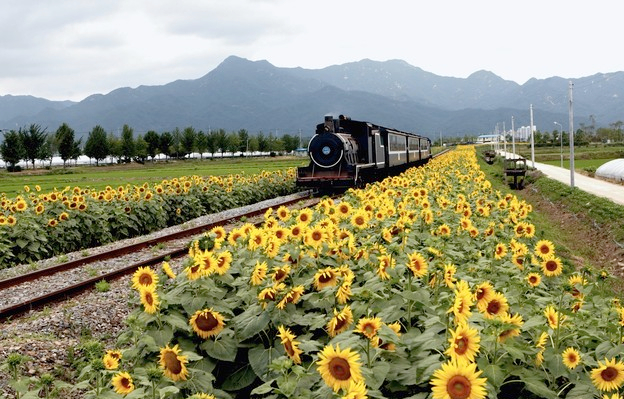
#> input picture hw5_release/train.jpg, 624 x 399 px; the run also reads 1 picture not shown here
$ jupyter execute --allow-errors hw5.ipynb   (shell and % lines are left out)   (older library calls are emulated)
#> lines starting #> are read from the running program, lines starting #| are printed output that depends on the picture
### hw5_release/segmentation.py
"""
CS131 - Computer Vision: Foundations and Applications
Assignment 5
Author: Donsuk Lee (donlee90@stanford.edu)
Date created: 09/2017
Last modified: 09/25/2018
Python Version: 3.5+
"""

import numpy as np
import random
from scipy.spatial.distance import squareform, pdist
from skimage.util import img_as_float
from tqdm import tqdm

### Clustering Methods
def kmeans(features, k, num_iters=100):
    """ Use kmeans algorithm to group features into k clusters.

    K-Means algorithm can be broken down into following steps:
        1. Randomly initialize cluster centers
        2. Assign each point to the closest center
        3. Compute new center of each cluster
        4. Stop if cluster assignments did not change
        5. Go to step 2

    Args:
        features - Array of N features vectors. Each row represents a feature
            vector.
        k - Number of clusters to form.
        num_iters - Maximum number of iterations the algorithm will run.

    Returns:
        assignments - Array representing cluster assignment of each point.
            (e.g. i-th point is assigned to cluster assignments[i])
    """

    N, D = features.shape

    assert N >= k, 'Number of clusters cannot be greater than number of points'

    # Randomly initalize cluster centers
    idxs = np.random.choice(N, size=k, replace=False)
    centers = features[idxs]
    assignments = np.zeros(N, dtype=np.uint32)

    for n in (range(num_iters)):
        ### YOUR CODE HERE
        # for each point i, assign it to the minimum of the sum of distance to each center
        for i in range(N):
            assignments[i] = np.argmin(np.sum((features[i] - centers)**2, axis=1))

        # find new means - go through assignment
        old_centers = np.copy(centers)

        # for each center j, update as mean of the features with assignment as j
        for j in range(k):
            centers[j] = np.mean(features[assignments == j], axis=0)

        if np.allclose(old_centers,centers):
            break


        ### END YOUR CODE

    return assignments

def kmeans_fast(features, k, num_iters=100):
    """ Use kmeans algorithm to group features into k clusters.

    This function makes use of numpy functions and broadcasting to speed up the
    first part(cluster assignment) of kmeans algorithm.

    Hints
    - You may find np.repeat and np.argmin useful

    Args:
        features - Array of N features vectors. Each row represents a feature
            vector.
        k - Number of clusters to form.
        num_iters - Maximum number of iterations the algorithm will run.

    Returns:
        assignments - Array representing cluster assignment of each point.
            (e.g. i-th point is assigned to cluster assignments[i])
    """

    N, D = features.shape

    assert N >= k, 'Number of clusters cannot be greater than number of points'

    # Randomly initalize cluster centers
    idxs = np.random.choice(N, size=k, replace=False)
    centers = features[idxs]
    assignments = np.zeros(N, dtype=np.uint32)

    # duplicate each feature in place k times
    f_tiled = np.repeat(features,k,axis=0)
    for n in (range(num_iters)):
        ### YOUR CODE HERE
        # tile the centers to match the shape
        c_tmp = np.tile(centers, (N,1))
        sums = np.sum((f_tiled - c_tmp)**2, axis=1).reshape(-1,k) # sum the columns in eachrow
        assignments = np.argmin(sums, axis=1)

        # find new means - go through assignment
        old_centers = np.copy(centers)

        # for each center j, update as mean of the features with assignment as j
        for j in range(k):
            centers[j] = np.mean(features[assignments == j], axis=0)

        if np.allclose(old_centers,centers):
            break


        ### END YOUR CODE

    return assignments


def hierarchical_clustering(features, k):
    """ Run the hierarchical agglomerative clustering algorithm.

    The algorithm is conceptually simple:

    Assign each point to its own cluster
    While the number of clusters is greater than k:
        Compute the distance between all pairs of clusters
        Merge the pair of clusters that are closest to each other

    We will use Euclidean distance to define distance between clusters.

    Recomputing the centroids of all clusters and the distances between all
    pairs of centroids at each step of the loop would be very slow. Thankfully
    most of the distances and centroids remain the same in successive
    iterations of the outer loop; therefore we can speed up the computation by
    only recomputing the centroid and distances for the new merged cluster.

    Even with this trick, this algorithm will consume a lot of memory and run
    very slowly when clustering large set of points. In practice, you probably
    do not want to use this algorithm to cluster more than 10,000 points.

    Args:
        features - Array of N features vectors. Each row represents a feature
            vector.
        k - Number of clusters to form.

    Returns:
        assignments - Array representing cluster assignment of each point.
            (e.g. i-th point is assigned to cluster assignments[i])
    """


    N, D = features.shape

    assert N >= k, 'Number of clusters cannot be greater than number of points'

    # Assign each point to its own cluster
    assignments = np.arange(N, dtype=np.uint32)
    centers = np.copy(features)
    n_clusters = N

    while n_clusters > k:
        ### YOUR CODE HERE
        # find the two closest centers
        dists = squareform(pdist(centers))
        dists[dists==0.0] = 1e10

        min_val = np.argmin(dists)
        min_i = min_val // n_clusters
        min_j = min_val - min_i * n_clusters
        if min_i > min_j:
            min_i,min_j = min_j,min_i

        # make them the same cluster, and since were removing the jth cluster, scale down the ones after it by 1
        assignments[assignments == min_j] = min_i
        assignments[assignments > min_j] -= 1

        # delete the jth center (row)
        centers = np.delete(centers, min_j, axis = 0)
        centers[min_i] = np.mean(features[assignments == min_i], axis = 0)
        n_clusters -= 1

        ### END YOUR CODE

    return assignments


### Pixel-Level Features
def color_features(img):
    """ Represents a pixel by its color.

    Args:
        img - array of shape (H, W, C)

    Returns:
        features - array of (H * W, C)
    """
    H, W, C = img.shape
    img = img_as_float(img)
    features = np.zeros((H*W, C))

    ### YOUR CODE HERE
    features = img.reshape(H*W, C)
    ### END YOUR CODE

    return features

def color_position_features(img):
    """ Represents a pixel by its color and position.

    Combine pixel's RGB value and xy coordinates into a feature vector.
    i.e. for a pixel of color (r, g, b) located at position (x, y) in the
    image. its feature vector would be (r, g, b, x, y).

    Don't forget to normalize features.

    Hints
    - You may find np.mgrid and np.dstack useful
    - You may use np.mean and np.std

    Args:
        img - array of shape (H, W, C)

    Returns:
        features - array of (H * W, C+2)
    """
    H, W, C = img.shape
    color = img_as_float(img)
    features = np.zeros((H*W, C+2))

    ### YOUR CODE HERE
    # we want to have colors C and a column of X,s and a column of Ys
    features[:,0:C] = img.reshape(H*W,C)

    # can use
    # locations = np.dstack(np.mgrid[0 : H, 0 : W]).reshape((H * W, 2))
    Hs = img_as_float(np.repeat(np.arange(H), W).reshape(H*W))
    Ws = img_as_float(np.tile(np.arange(W), H).reshape(H*W))

    # can use if we first change shape of features to have depth C
    #features = np.concatenate((features, Hs[:,None], Ws[:,None]), axis=1)
    features[:,C] = Hs
    features[:,C+1] = Ws

    features = (features - np.mean(features,axis=0)) / np.std(features,axis=0)

    ### END YOUR CODE

    return features

def my_features(img):
    """ Implement your own features

    Args:
        img - array of shape (H, W, C)

    Returns:
        features - array of (H * W, C)
    """
    features = None
    ### YOUR CODE HERE
    pass
    ### END YOUR CODE
    return features


### Quantitative Evaluation
def compute_accuracy(mask_gt, mask):
    """ Compute the pixel-wise accuracy of a foreground-background segmentation
        given a ground truth segmentation.

    Args:
        mask_gt - The ground truth foreground-background segmentation. A
            logical of size H x W where mask_gt[y, x] is 1 if and only if
            pixel (y, x) of the original image was part of the foreground.
        mask - The estimated foreground-background segmentation. A logical
            array of the same size and format as mask_gt.

    Returns:
        accuracy - The fraction of pixels where mask_gt and mask agree. A
            bigger number is better, where 1.0 indicates a perfect segmentation.
    """

    accuracy = None
    ### YOUR CODE HERE
    accuracy = np.mean(mask_gt == mask)
    ### END YOUR CODE

    return accuracy

def evaluate_segmentation(mask_gt, segments):
    """ Compare the estimated segmentation with the ground truth.

    Note that 'mask_gt' is a binary mask, while 'segments' contain k segments.
    This function compares each segment in 'segments' with the ground truth and
    outputs the accuracy of the best segment.

    Args:
        mask_gt - The ground truth foreground-background segmentation. A
            logical of size H x W where mask_gt[y, x] is 1 if and only if
            pixel (y, x) of the original image was part of the foreground.
        segments - An array of the same size as mask_gt. The value of a pixel
            indicates the segment it belongs.

    Returns:
        best_accuracy - Accuracy of the best performing segment.
            0 <= accuracy <= 1, where 1.0 indicates a perfect segmentation.
    """

    num_segments = np.max(segments) + 1
    best_accuracy = 0

    # Compare each segment in 'segments' with the ground truth
    for i in range(num_segments):
        mask = (segments == i).astype(int)
        accuracy = compute_accuracy(mask_gt, mask)
        best_accuracy = max(accuracy, best_accuracy)

    return best_accuracy

### hw5_release/utils.py
import numpy as np
import matplotlib.pyplot as plt
from skimage.util import img_as_float
from skimage import transform
from skimage import io

from segmentation import *

import os

def visualize_mean_color_image(img, segments):

    img = img_as_float(img)
    k = np.max(segments) + 1
    mean_color_img = np.zeros(img.shape)

    for i in range(k):
        mean_color = np.mean(img[segments == i], axis=0)
        mean_color_img[segments == i] = mean_color

    plt.imshow(mean_color_img)
    plt.axis('off')
    plt.show()

def compute_segmentation(img, k,
        clustering_fn=kmeans_fast,
        feature_fn=color_position_features,
        scale=0):
    """ Compute a segmentation for an image.

    First a feature vector is extracted from each pixel of an image. Next a
    clustering algorithm is applied to the set of all feature vectors. Two
    pixels are assigned to the same segment if and only if their feature
    vectors are assigned to the same cluster.

    Args:
        img - An array of shape (H, W, C) to segment.
        k - The number of segments into which the image should be split.
        clustering_fn - The method to use for clustering. The function should
            take an array of N points and an integer value k as input and
            output an array of N assignments.
        feature_fn - A function used to extract features from the image.
        scale - (OPTIONAL) parameter giving the scale to which the image
            should be in the range 0 < scale <= 1. Setting this argument to a
            smaller value will increase the speed of the clustering algorithm
            but will cause computed segments to be blockier. This setting is
            usually not necessary for kmeans clustering, but when using HAC
            clustering this parameter will probably need to be set to a value
            less than 1.
    """

    assert scale <= 1 and scale >= 0, \
        'Scale should be in the range between 0 and 1'

    H, W, C = img.shape

    if scale > 0:
        # Scale down the image for faster computation.
        img = transform.rescale(img, scale)

    features = feature_fn(img)
    assignments = clustering_fn(features, k)
    segments = assignments.reshape((img.shape[:2]))

    if scale > 0:
        # Resize segmentation back to the image's original size
        segments = transform.resize(segments, (H, W), preserve_range=True)

        # Resizing results in non-interger values of pixels.
        # Round pixel values to the closest interger
        segments = np.rint(segments).astype(int)

    return segments


def load_dataset(data_dir):
    """
    This function assumes 'gt' directory contains ground truth segmentation
    masks for images in 'imgs' dir. The segmentation mask for image
    'imgs/aaa.jpg' is 'gt/aaa.png'
    """

    imgs = []
    gt_masks = []

    # Load all the images under 'data_dir/imgs' and corresponding
    # segmentation masks under 'data_dir/gt'.
    for fname in sorted(os.listdir(os.path.join(data_dir, 'imgs'))):
        if fname.endswith('.jpg'):
            # Load image
            img = io.imread(os.path.join(data_dir, 'imgs', fname))
            imgs.append(img)

            # Load corresponding gt segmentation mask
            mask_fname = fname[:-4] + '.png'
            gt_mask = io.imread(os.path.join(data_dir, 'gt', mask_fname))
            gt_mask = (gt_mask != 0).astype(int) # Convert to binary mask (0s and 1s)
            gt_masks.append(gt_mask)

    return imgs, gt_masks

### hw5_release/hw5.ipynb
# Homework 5
*This notebook includes both coding and written questions. Please hand in this notebook file with all the outputs and your answers to the written questions.*

This assignment covers K-Means and HAC methods for clustering and image segmentation.

[cell 1]
# Setup
from time import time
import numpy as np
import matplotlib.pyplot as plt
from matplotlib import rc
from skimage import io

from __future__ import print_function

plt.rcParams['figure.figsize'] = (15.0, 12.0) # set default size of plots
plt.rcParams['image.interpolation'] = 'nearest'
plt.rcParams['image.cmap'] = 'gray'

# for auto-reloading extenrnal modules

## Introduction
In this assignment, you will use clustering algorithms to segment images. You will then use these segmentations to identify foreground and background objects.

Your assignment will involve the following subtasks:
- **Clustering algorithms**: Implement K-Means clustering and Hierarchical Agglomerative Clustering.
- **Pixel-level features**: Implement a feature vector that combines color and position information and implement feature normalization.
- **Quantitative Evaluation**: Evaluate segmentation algorithms with a variety of parameter settings by comparing your computed segmentations against a dataset of ground-truth segmentations.

## 1 Clustering Algorithms (40 points)

[cell 2]
# Generate random data points for clustering

# Set seed for consistency
np.random.seed(0)

# Cluster 1
mean1 = [-1, 0]
cov1 = [[0.1, 0], [0, 0.1]]
X1 = np.random.multivariate_normal(mean1, cov1, 100)

# Cluster 2
mean2 = [0, 1]
cov2 = [[0.1, 0], [0, 0.1]]
X2 = np.random.multivariate_normal(mean2, cov2, 100)

# Cluster 3
mean3 = [1, 0]
cov3 = [[0.1, 0], [0, 0.1]]
X3 = np.random.multivariate_normal(mean3, cov3, 100)

# Cluster 4
mean4 = [0, -1]
cov4 = [[0.1, 0], [0, 0.1]]
X4 = np.random.multivariate_normal(mean4, cov4, 100)

# Merge two sets of data points
X = np.concatenate((X1, X2, X3, X4))

# Plot data points
plt.scatter(X[:, 0], X[:, 1])
plt.axis('equal')
plt.show()
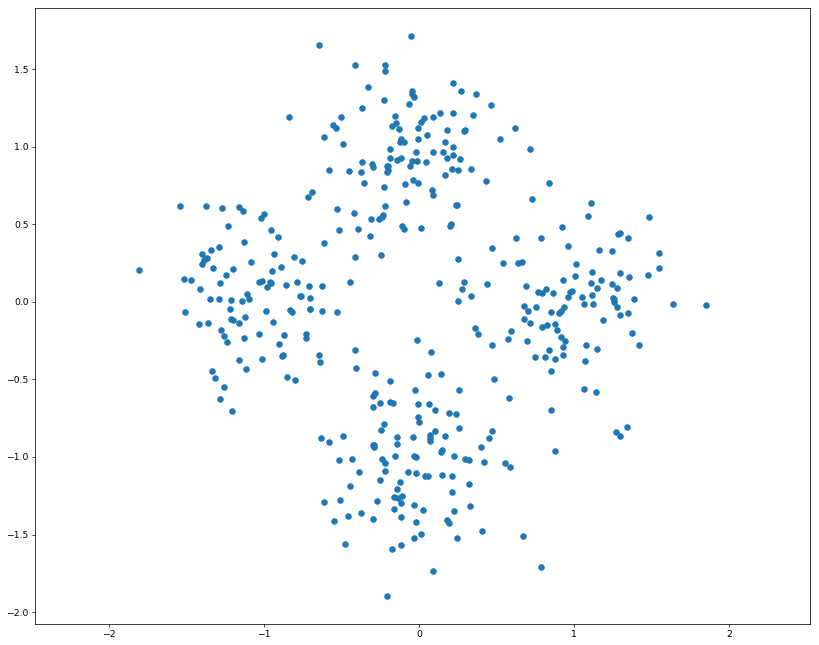
#> figure drawn by matplotlib, 1 panel

### 1.1 K-Means Clustering (20 points)
As discussed in class, K-Means is one of the most popular clustering algorithms. We have provided skeleton code for K-Means clustering in the file `segmentation.py`. Your first task is to finish implementing **`kmeans`** in `segmentation.py`. This version uses nested for loops to assign points to the closest centroid and compute a new mean for each cluster.

[cell 3]
from segmentation import kmeans

np.random.seed(0)
start = time()
assignments = kmeans(X, 4)
end = time()

kmeans_runtime = end - start

print("kmeans running time: %f seconds." % kmeans_runtime)

for i in range(4):
    cluster_i = X[assignments==i]
    plt.scatter(cluster_i[:, 0], cluster_i[:, 1])

plt.axis('equal')
plt.show()
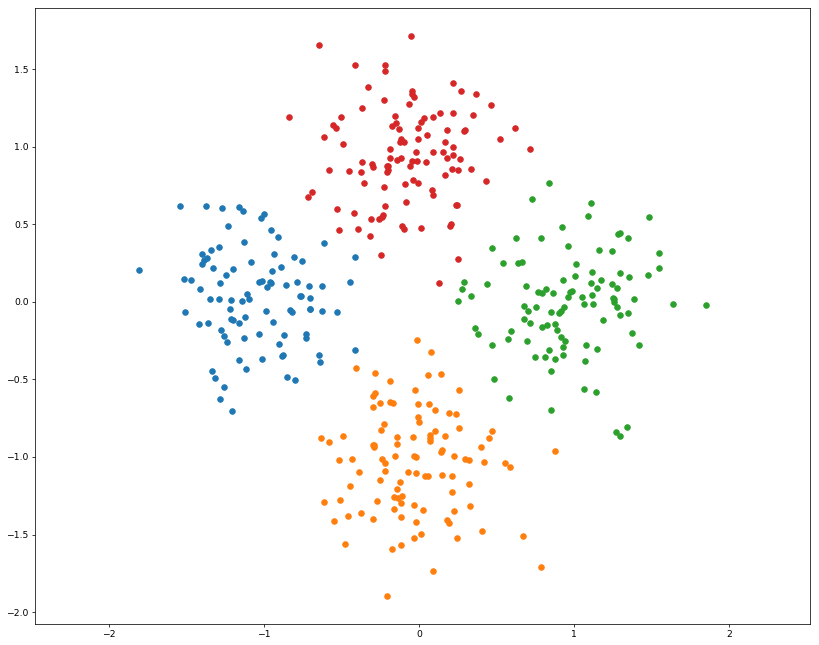
#> figure drawn by matplotlib, 1 panel

We can use numpy functions and broadcasting to make K-Means faster. Implement **`kmeans_fast`** in `segmentation.py`. This should run at least 10 times faster than the previous implementation.

[cell 4]
from segmentation import kmeans_fast

np.random.seed(0)
start = time()
assignments = kmeans_fast(X, 4)
end = time()

kmeans_fast_runtime = end - start
print("kmeans running time: %f seconds." % kmeans_fast_runtime)
print("%f times faster!" % (kmeans_runtime / kmeans_fast_runtime))

for i in range(4):
    cluster_i = X[assignments==i]
    plt.scatter(cluster_i[:, 0], cluster_i[:, 1])

plt.axis('equal')
plt.show()

### 1.2 K-Means Convergence (10 points)
Implementations of the K-Means algorithm will often have the parameter `num_iters` to define the maximum number of iterations the algorithm should run for. Consider that we opt to not include this upper bound on the number of iterations, and that we define the termination criterion of the algorithm to be when the cost $L$ stops changing.

Recall that $L$ is defined as the sum of squared distance between all points $x$ and their nearest cluster center $c$:

$$L = \sum_{i \in clusters}\sum_{x \in cluster_i} (x - c_i)^2$$

Show that for any set of points **$D$** and any number of clusters $k$, the K-Means algorithm will terminate in a finite number of iterations.

**Your answer here:**
At some point, the

### 1.2 Hierarchical Agglomerative Clustering (10 points)
Another simple clustering algorithm is Hieararchical Agglomerative Clustering, which is somtimes abbreviated as HAC. In this algorithm, each point is initially assigned to its own cluster. Then cluster pairs are merged until we are left with the desired number of predetermined clusters (see Algorithm 1).

Implement **`hiererachical_clustering`** in `segmentation.py`.

[cell 5]
from segmentation import hierarchical_clustering

start = time()
assignments = hierarchical_clustering(X, 4)
end = time()

print("hierarchical_clustering running time: %f seconds." % (end - start))

for i in range(4):
    cluster_i = X[assignments==i]
    print(cluster_i.shape)
    plt.scatter(cluster_i[:, 0], cluster_i[:, 1])

plt.axis('equal')
plt.show()
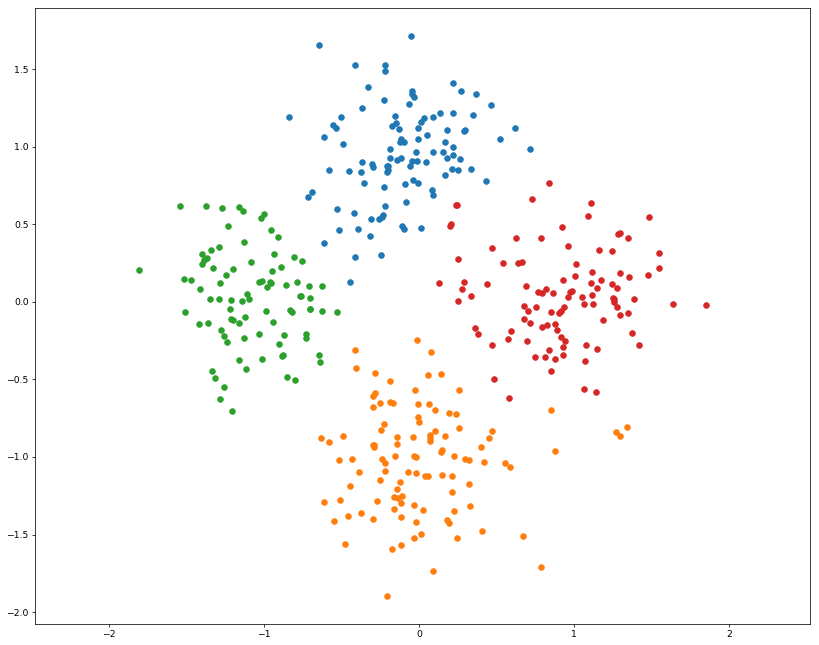
#> figure drawn by matplotlib, 1 panel

## 2 Pixel-Level Features (30 points)
Before we can use a clustering algorithm to segment an image, we must compute some *feature vector* for each pixel. The feature vector for each pixel should encode the qualities that we care about in a good segmentation. More concretely, for a pair of pixels $p_i$ and $p_j$ with corresponding feature vectors $f_i$ and $f_j$, the distance between $f_i$ and $f_j$ should be small if we believe that $p_i$ and $p_j$ should be placed in the same segment and large otherwise.

[cell 6]
# Load and display image
img = io.imread('train.jpg')
#> img is the input picture: shape (399, 624, 3); mean R, G, B 149.1, 147.6, 117.4
H, W, C = img.shape
#> (the rest of the program and of its run is left out)
